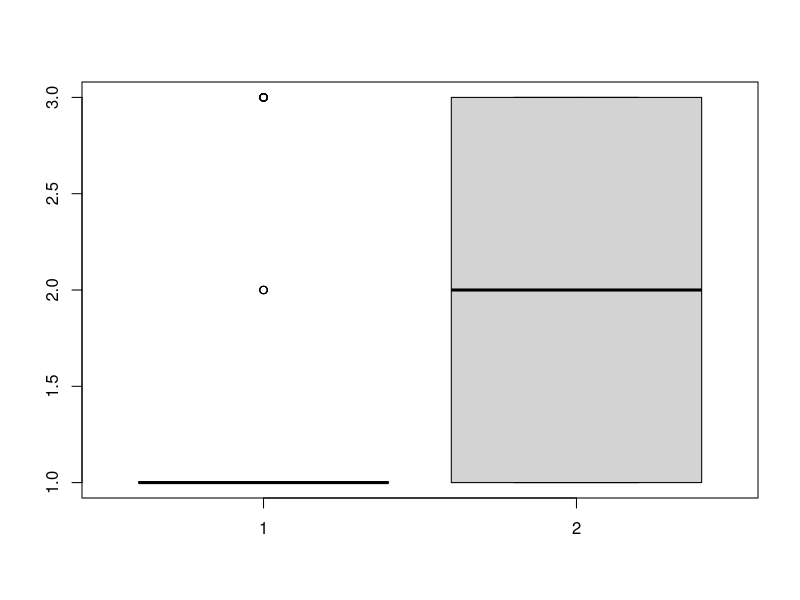

R code for this plot:
data <- read.csv("president satisfaction.csv", header=T, sep=",")
attach(data)
party1<-data[Party==1,]
party0<-data[Party==0,]
boxplot(party1[,2],party0[,2])


